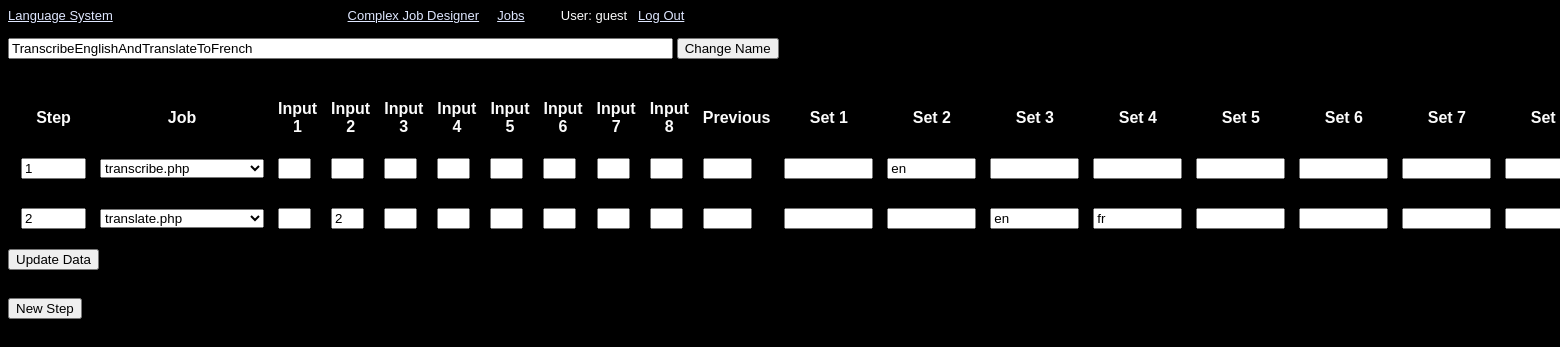
Page /designer.php?name=TranscribeEnglishAndTranslateToFrench (signed in) on the committed database.
### tables this page shows
CREATE TABLE `users` (
  `id` int(11) NOT NULL AUTO_INCREMENT,
  `name` varchar(256) DEFAULT NULL,
  `password` varchar(256) DEFAULT NULL,
  PRIMARY KEY (`id`)
);

CREATE TABLE `complex` (
  `id` int(11) NOT NULL AUTO_INCREMENT,
  `name` varchar(256) DEFAULT NULL,
  `step` int(11) DEFAULT NULL,
  `job` varchar(256) DEFAULT NULL,
  `input1` varchar(1) DEFAULT NULL,
  `input2` varchar(1) DEFAULT NULL,
  `input3` varchar(1) DEFAULT NULL,
  `input4` varchar(1) DEFAULT NULL,
  `input5` varchar(1) DEFAULT NULL,
  `input6` varchar(1) DEFAULT NULL,
  `input7` varchar(1) DEFAULT NULL,
  `input8` varchar(1) DEFAULT NULL,
  `previous` varchar(8) DEFAULT NULL,
  `set1` varchar(256) DEFAULT NULL,
  `set2` varchar(256) DEFAULT NULL,
  `set3` varchar(256) DEFAULT NULL,
  `set4` varchar(256) DEFAULT NULL,
  `set5` varchar(256) DEFAULT NULL,
  `set6` varchar(256) DEFAULT NULL,
  `set7` varchar(256) DEFAULT NULL,
  `set8` varchar(256) DEFAULT NULL,
  PRIMARY KEY (`id`)
);

### src/session.php (called while the page is built, shortened)
<?php
   include('database.php');
   $user_check = $_SESSION['login_user'];
   $ses_sql = mysqli_query($database,"select name from users where name = '$user_check' ");
   $row = mysqli_fetch_array($ses_sql,MYSQLI_ASSOC);
   $login_session = $row['name'];
?>

### src/designer.php (the view, shortened to what this page needs)
<html>
	<head>
		<link rel="stylesheet" type="text/css" href="main.css">
	</head>
	<body bgcolor="#000000" text="#fbfbfb" link="#dfe7ff" VLINK="#f7e1ff" ALINK="#ffe1e2">
		<font face="Century Gothic,Avant Garde,Apple Gothic,AppleGothic,URW Gothic L,Avant Garde,Futura,sans-serif" SIZE="-1">
			<?php
			include 'database.php';
			include('session.php');
			include('navigation.php');
			?>
			<br /><br />
			<form action="" method="POST">
				<input type="text" size="80" name="newname" value="<?php echo $_GET['name'];?>">
				<input type="submit" name="Sub" value="Change Name">
			</form>
			<br />
			<form action="" method="POST">
			<table cellspacing="12">
				<tr>
					<th>
						Step
					</th>
					<th>
						Job
					</th>
					<th>
						Input 1
					</th>
					<th>
						Input 2
					</th>
					<th>
						Input 3
					</th>
					<th>
						Input 4
					</th>
					<th>
						Input 5
					</th>
					<th>
						Input 6
					</th>
					<th>
						Input 7
					</th>
					<th>
						Input 8
					</th>
					<th>
						Previous
					</th>
					<th>
						Set 1
					</th>
					<th>
						Set 2
					</th>
					<th>
						Set 3
					</th>
					<th>
						Set 4
					</th>
					<th>
						Set 5
					</th>
					<th>
						Set 6
					</th>
					<th>
						Set 7
					</th>
					<th>
						Set 8
					</th>
				</tr>
			<?php
			$result = mysqli_query($database, "SELECT * FROM complex WHERE name='".$_GET['name']."' ORDER BY id");
			while ($row = mysqli_fetch_array($result, MYSQLI_NUM)) {
				echo '<tr><td>';
				echo '<input type="text" size="5" name="step'.$row[0].'" value="'.$row[2].'"></td>
				<td>
				<select name="job'.$row[0].'">
					<option value="'.$row[3].'">'.$row[3].'</option>';
				echo '</select>
				</td>
				<td><input type="text" size="1" name="input1_'.$row[0].'" value="'.$row[4].'"></td>
				<td><input type="text" size="1" name="input2_'.$row[0].'" value="'.$row[5].'"></td>
				<td><input type="text" size="1" name="input3_'.$row[0].'" value="'.$row[6].'"></td>
				<td><input type="text" size="1" name="input4_'.$row[0].'" value="'.$row[7].'"></td>
				<td><input type="text" size="1" name="input5_'.$row[0].'" value="'.$row[8].'"></td>
				<td><input type="text" size="1" name="input6_'.$row[0].'" value="'.$row[9].'"></td>
				<td><input type="text" size="1" name="input7_'.$row[0].'" value="'.$row[10].'"></td>
				<td><input type="text" size="1" name="input8_'.$row[0].'" value="'.$row[11].'"></td>
				<td><input type="text" size="3" name="previous'.$row[0].'" value="'.$row[12].'"></td>
				<td><input type="text" size="8" name="set1_'.$row[0].'" value="'.$row[13].'"></td>
				<td><input type="text" size="8" name="set2_'.$row[0].'" value="'.$row[14].'"></td>
				<td><input type="text" size="8" name="set3_'.$row[0].'" value="'.$row[15].'"></td>
				<td><input type="text" size="8" name="set4_'.$row[0].'" value="'.$row[16].'"></td>
				<td><input type="text" size="8" name="set5_'.$row[0].'" value="'.$row[17].'"></td>
				<td><input type="text" size="8" name="set6_'.$row[0].'" value="'.$row[18].'"></td>
				<td><input type="text" size="8" name="set7_'.$row[0].'" value="'.$row[19].'"></td>
				<td><input type="text" size="8" name="set8_'.$row[0].'" value="'.$row[20].'"></td>
				<td><button><a class="complex" href="?name='.$_GET['name'].'&remove=yes&row='.$row[0].'">Remove Step</a></button></td>';
				echo '</tr>';
			}
			?>
			</table>
				<input type="submit" name="Sub" value="Update Data">
			</form>
			<br />
			<form action="" method="POST">
				<input type="submit" name="Sub" value="New Step">
			</form>
		</font>
	</body>
</html>

### src/navigation.php (shortened to what this page needs)
<a href="index.php">Language System</a><a href="designer_menu.php">Complex Job Designer</a><a href="job_list.php">Jobs</a>&nbsp;&nbsp;&nbsp;&nbsp;&nbsp;&nbsp;&nbsp;&nbsp;&nbsp;
User: <?php echo $login_session; ?>&nbsp;&nbsp;
<a href="logout.php">Log Out</a>

### rows in the picture
users: name "guest"
complex: step "1", job+id "transcribe.php", set2 "en"
complex: step "2", job+id "translate.php", input2 "2", set3 "en", set4 "fr"
